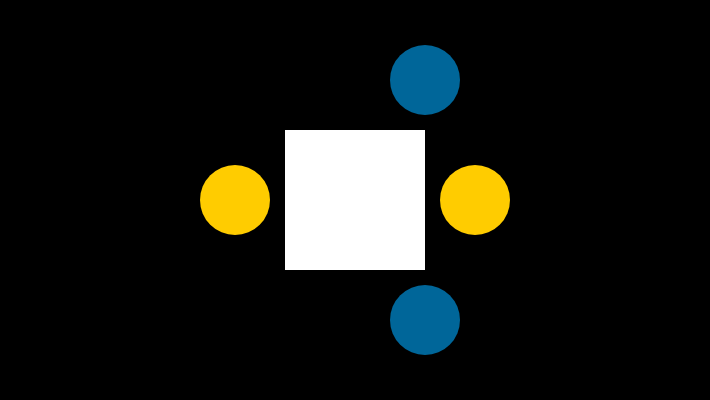
Frame 1 (no input)
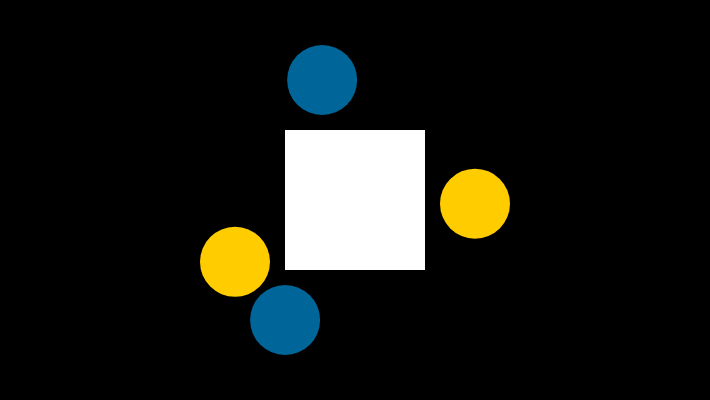
Frame 60 (no input)
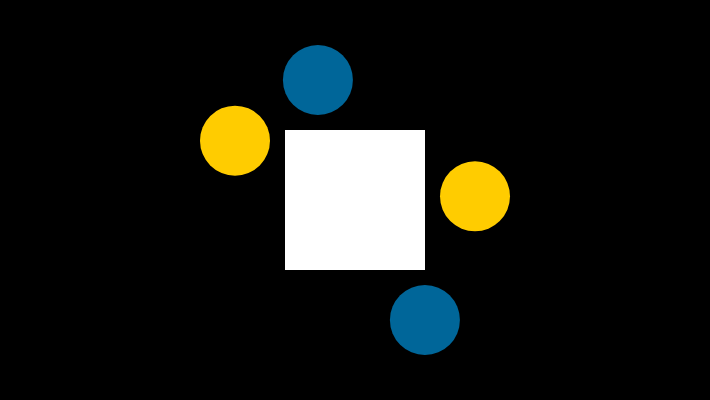
Frame 120 (the mouse pressed at the canvas centre since frame 60)

The p5.js sketch that drew these frames (run headless with seeded random() and noise() and a simulated clock; from frame 60 on, the mouse is pressed at the canvas centre):

// p5.js sketch
// ── sketch.js
let angle1 = 0;
let angle2 = 0;
let scalar = 70;

function setup() {
  createCanvas(710, 400);
  noStroke();
  rectMode(CENTER);
}

function draw() {
  background(0);

  let ang1 = radians(angle1);
  let ang2 = radians(angle2);

  let x1 = width / 2 + scalar * cos(ang1);
  let x2 = width / 2 + scalar * cos(ang2);

  let y1 = height / 2 + scalar * sin(ang1);
  let y2 = height / 2 + scalar * sin(ang2);

  fill(255);
  rect(width * 0.5, height * 0.5, 140, 140);

  fill(0, 102, 153);
  ellipse(x1, height * 0.5 - 120, scalar, scalar);
  ellipse(x2, height * 0.5 + 120, scalar, scalar);

  fill(255, 204, 0);
  ellipse(width * 0.5 - 120, y1, scalar, scalar);
  ellipse(width * 0.5 + 120, y2, scalar, scalar);

  angle1 += 2;
  angle2 += 3;
}
